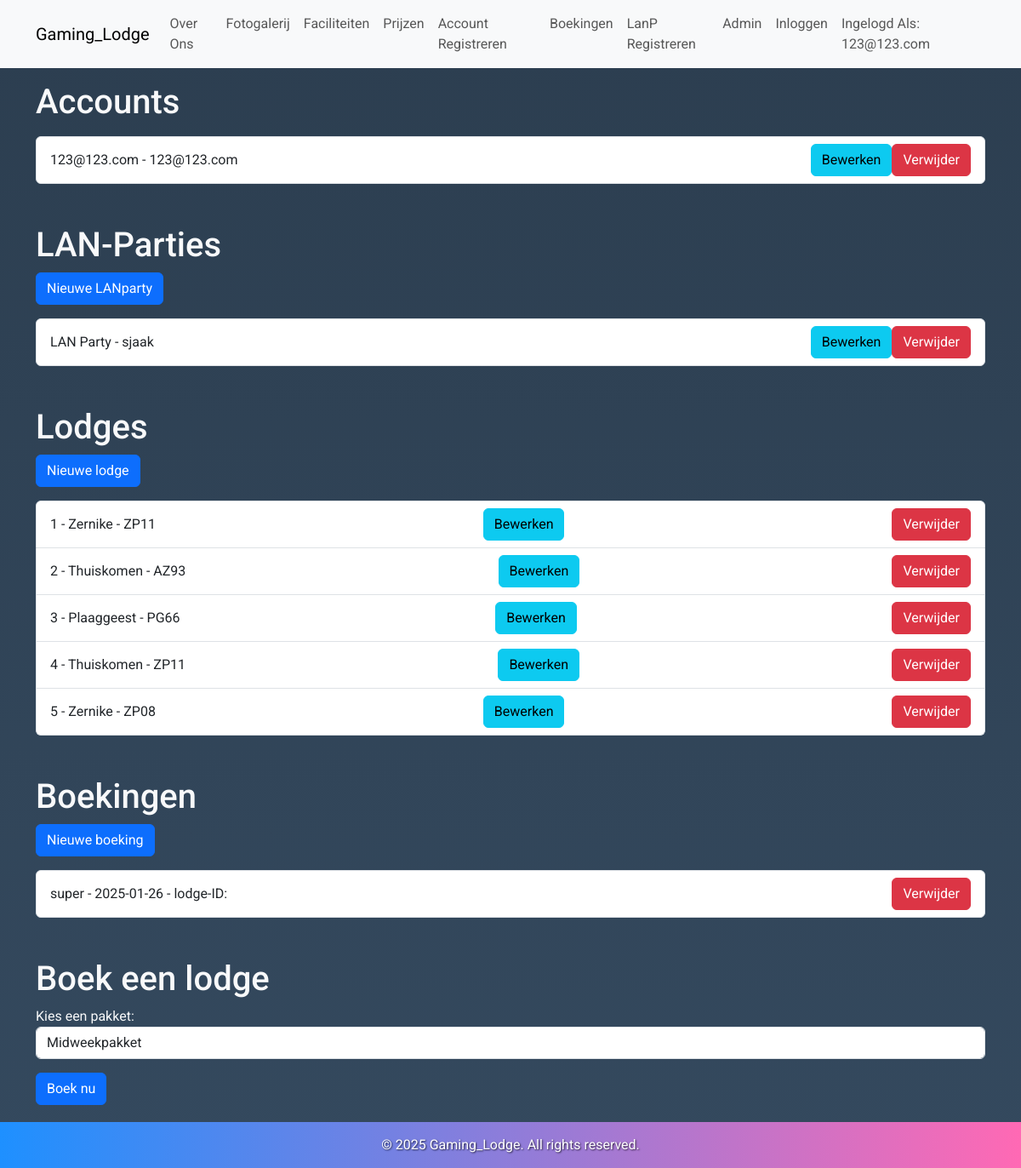
Page /admin (signed in) on the committed database.
### dbmodel.py (models this page shows, shortened)
class KlantTabel(db.Model, UserMixin):
    id = db.Column(db.Integer, primary_key=True)
    username = db.Column(db.String(80), nullable=False)
    email = db.Column(db.String(120), nullable=False)
    password = db.Column(db.String(120), nullable=False)

class LanTabel(db.Model):
    id = db.Column(db.Integer, primary_key=True)
    lannaam = db.Column(db.String(80), nullable=False)
    organisator = db.Column(db.String(80), nullable=False)
    email = db.Column(db.String(120), nullable=False)
    datum = db.Column(db.String(20), nullable=False)
    aantalstoelen = db.Column(db.Integer, nullable=False)
    opmerking = db.Column(db.String(120))

class BungalowTabel(db.Model):
    id = db.Column(db.Integer, primary_key=True)
    bnaam = db.Column(db.String(80), nullable=False)
    adrescode = db.Column(db.String(80), nullable=False)

class BoekingTabel(db.Model):
    id = db.Column(db.Integer, primary_key=True)
    username = db.Column(db.String(80), nullable=False)
    email = db.Column(db.String(80), nullable=False)
    phone = db.Column(db.String(80), nullable=False)
    bungalow_id = db.Column(db.Integer, db.ForeignKey('bungalow_tabel.id'), nullable=False)
    arrival = db.Column(db.String(80), nullable=False)
    duration = db.Column(db.String(80), nullable=False)
    bungalow_tabel = db.relationship('BungalowTabel', backref=db.backref('boekingen'), lazy=True)

### routes.py (the view)
@app.route('/admin', methods=['GET', 'POST', 'DELETE'])
def klanten():
    users = KlantTabel.query.all()
    parties = LanTabel.query.all()
    boekingen = BoekingTabel.query.all()
    lodges = BungalowTabel.query.all()
    print(boekingen)
    return render_template('admin.html', users=users, parties=parties, boekingen=boekingen, lodges=lodges)

### app.py (called while the page is built)
@app.before_request
def create_tables():
    db.create_all()

### dbmodel.py (called while the page is built)
@login_manager.user_loader
def load_user(user_id):
    return KlantTabel.query.get(int(user_id))

### templates/admin.html (shortened to what this page needs)
{% extends "base.html" %}
{% block content %}
<h1>Accounts</h1>
<ul class="list-group mt-3">
  {% for user in users %}
  <li class="list-group-item d-flex justify-content-between align-items-center">
    {{ user.username }} - {{ user.email }}
    <div class="btn-group" role="group">
      <form method="POST" action="/klant/update/{{ user.id }}" class="d-inline">
        <button type="submit" class="btn btn-info">Bewerken</button>
      </form>
      <form method="POST" action="/klant/verwijder/{{ user.id }}" class="d-inline">
        <button type="submit" class="btn btn-danger">Verwijder</button>
      </form>
    </div>
  </li>
  {% endfor %}
</ul>
<h1 class="mt-5">LAN-Parties</h1>
<a class="btn btn-primary" href="/lanp/reg">Nieuwe LANparty</a>
<ul class="list-group mt-3">
  {% for party in parties %}
  <li class="list-group-item d-flex justify-content-between align-items-center">
    {{ party.lannaam }} - {{ party.organisator }}
    <div class="btn-group" role="group">
      <form method="POST" action="/lanp/update/{{ party.id }}" class="d-inline">
        <button type="submit" class="btn btn-info">Bewerken</button>
      </form>
      <form method="POST" action="/lanp/verwijder/{{ party.id }}" class="d-inline">
        <button type="submit" class="btn btn-danger">Verwijder</button>
      </form>
    </div>
  </li>
  {% endfor %}
</ul>
<h1 class="mt-5">Lodges</h1>
<a class="btn btn-primary" href="/lodge/aanmaken">Nieuwe lodge</a>
<ul class="list-group mt-3">
  {% for lodge in lodges %}
  <li class="list-group-item d-flex justify-content-between align-items-center">
    {{ lodge.id }} - {{ lodge.bnaam }} - {{ lodge.adrescode }}
    <form method="POST" action="/lodge/update/{{ lodge.id }}" class="d-inline">
      <button type="submit" class="btn btn-info">Bewerken</button>
    </form>
    <form method="POST" action="/lodge/verwijder/{{ lodge.id }}" class="d-inline">
      <button type="submit" class="btn btn-danger">Verwijder</button>
    </form>
  </li>
  {% endfor %}
</ul>
<h1 class="mt-5">Boekingen</h1>
<a class="btn btn-primary" href="/boeking/toevoegen">Nieuwe boeking</a>
<ul class="list-group mt-3">
  {% for boeking in boekingen %}
  <li class="list-group-item d-flex justify-content-between align-items-center">
    {{ boeking.username }} - {{ boeking.arrival }} - lodge-ID: {{ boeking.lodge_id }}
    <form method="POST" action="/boekp/verwijder/{{ boeking.id }}" class="d-inline">
      <button type="submit" class="btn btn-danger">Verwijder</button>
    </form>
  </li>
  {% endfor %}
</ul>
<h1 class="mt-5">Boek een lodge</h1>
<form method="POST" action="/boeking/aanmaken">
  <div class="form-group">
    <label for="pakket">Kies een pakket:</label>
    <select id="pakket" name="pakket" class="form-control">
      <option value="midweek">Midweekpakket</option>
    </select>
  </div>
  <button type="submit" class="btn btn-primary mt-3">Boek nu</button>
</form>
{% endblock %}

### templates/base.html (shortened to what this page needs)
<!DOCTYPE html>
<html lang="en">
<head>
    <link rel="stylesheet" href="https://cdn.jsdelivr.net/npm/bootstrap@5.3.0/dist/css/bootstrap.min.css">
</head>
<body>
    <nav class="navbar navbar-expand-lg navbar-light bg-light">
        <div class="container">
            <a class="navbar-brand" href="/">Gaming_Lodge</a>
            <div class="collapse navbar-collapse" id="navbarNav">
                <ul class="navbar-nav me-auto">
                    <li class="nav-item"><a class="nav-link" href="/overons">Over Ons</a></li>
                    <li class="nav-item"><a class="nav-link" href="/fotogalerij">Fotogalerij</a></li>
                    <li class="nav-item"><a class="nav-link" href="/faciliteiten">Faciliteiten</a></li>
                    <li class="nav-item"><a class="nav-link" href="/prijslijst">Prijzen</a></li>
                    <li class="nav-item"><a class="nav-link" href="/registreren">Account Registreren</a></li>
                    <li class="nav-item"><a class="nav-link" href="/boeking/toevoegen">Boekingen</a></li>
                    <li class="nav-item"><a class="nav-link" href="/lanp/reg">LanP Registreren</a></li>
                    <li class="nav-item"><a class="nav-link" href="/admin">Admin</a></li>
                    <li class="nav-item"><a class="nav-link" href="/login">Inloggen</a></li>
                    <li class="nav-item">
                        <a class="nav-link" href="/account-wijzigen">Ingelogd Als: {{ current_user.username }}</a>
                    </li>
                </ul>
            </div>
        </div>
    </nav>
    <div class="container mt-3">
        {% block content %}{% endblock %}
    </div>
    <footer>
        <p>&copy; 2025 Gaming_Lodge. All rights reserved.</p>
    </footer>
</body>
</html>

### templates/base.html (style rules this page uses)
body { font-family: 'Roboto', sans-serif; margin: 0; padding: 0; background: linear-gradient(to bottom, #2c3e50, #34495e); color: #f8f9fa; }
footer { background: linear-gradient(90deg, #1e90ff, #ff69b4); color: #fff; padding: 15px 0; text-align: center; margin-top: 20px; text-shadow: 1px 1px 2px rgba(0, 0, 0, 0.7); }
footer p { margin: 0; font-size: 1em; }

### rows in the picture
KlantTabel: username "123@123.com", email "123@123.com"
LanTabel: lannaam "LAN Party", organisator "sjaak"
BungalowTabel: id "1", bnaam "Zernike", adrescode "ZP11"
BungalowTabel: id "2", bnaam "Thuiskomen", adrescode "AZ93"
BungalowTabel: id "3", bnaam "Plaaggeest", adrescode "PG66"
BungalowTabel: id "4", bnaam "Thuiskomen", adrescode "ZP11"
BungalowTabel: id "5", bnaam "Zernike", adrescode "ZP08"
BoekingTabel: username "super", arrival "2025-01-26"
